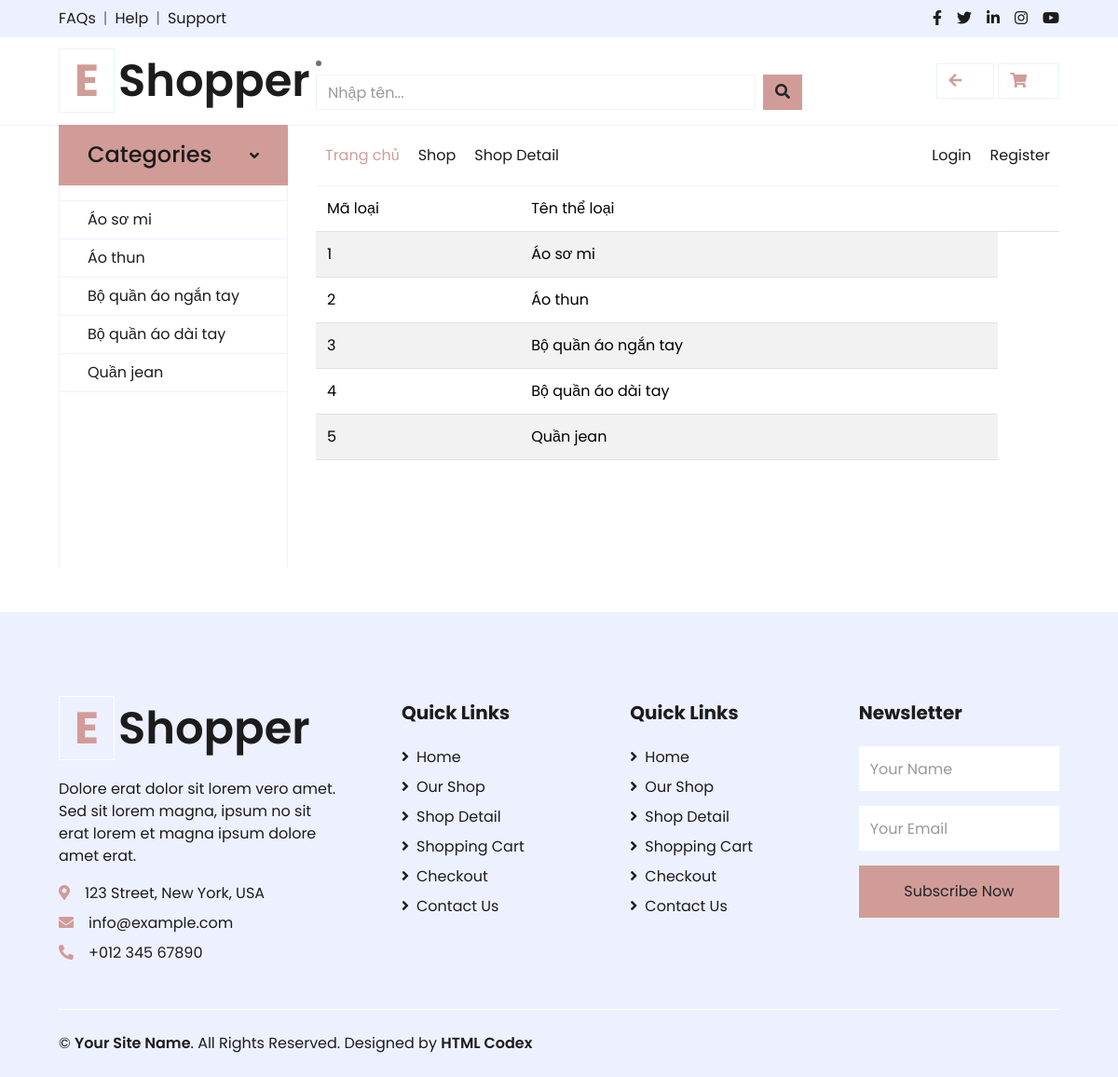
Before: /childfashion/dmloai with the older database file.
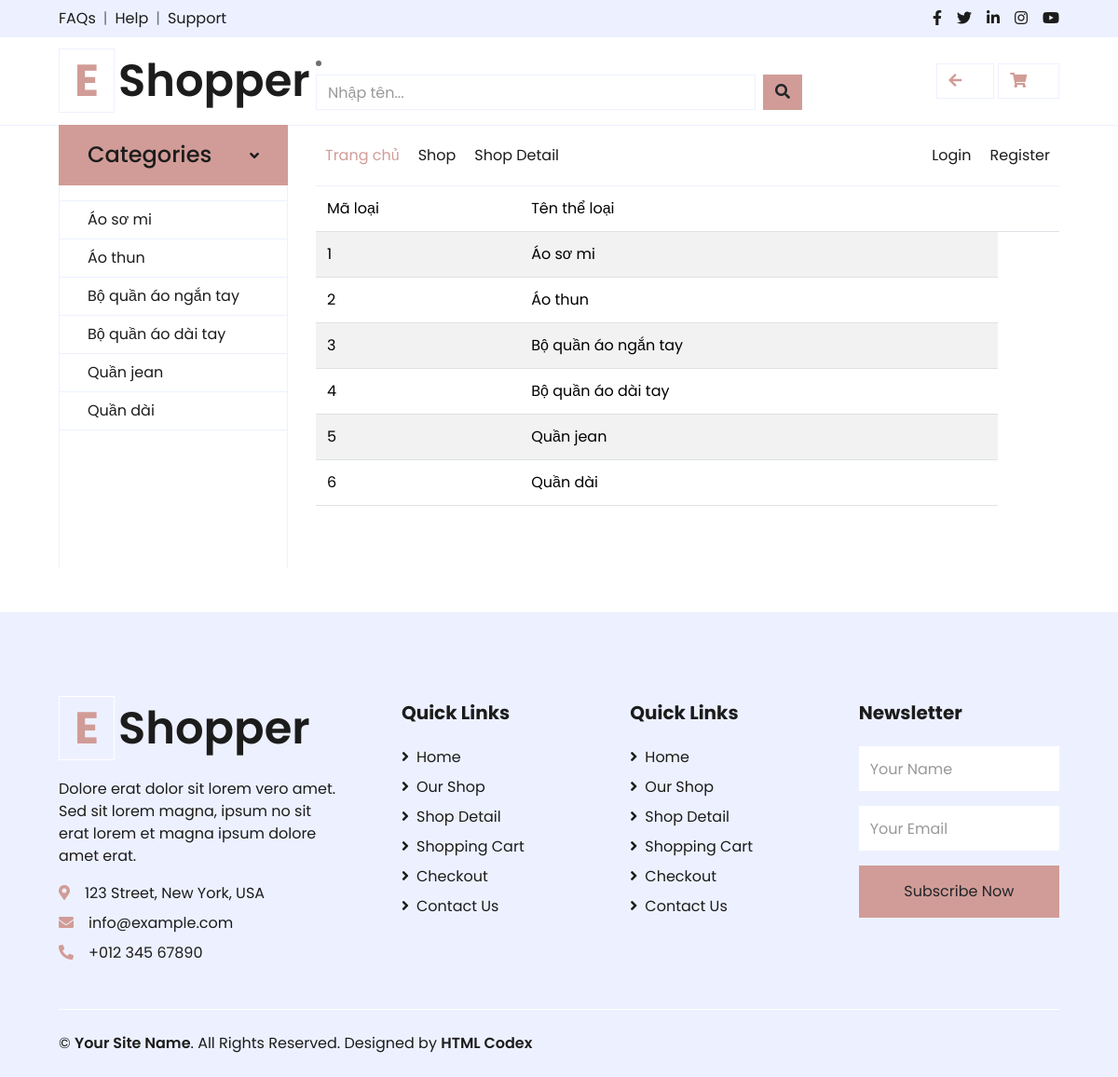
After: the same page with the newer database file.
### childfashion/models.py (models this page shows)
class Loai(models.Model):
    TenLoai = models.CharField(max_length=100)

### childfashion/views.py (the view)
# urls.py: path('dmloai', views.DMLoai, name='dmloai'),
def DMLoai(request):
    data = {
        "DMLoai": Loai.objects.all(),
    }
    return render(request, 'pages/DMLoai.html', data)

### childfashion/context_processors.py (called while the page is built)
def categories(request):
    categories = Loai.objects.all()
    return {
        'categories':categories
    }

### childfashion/templates/pages/DMLoai.html (shortened to what this page needs)
{% extends "page/layout.html" %}
{% block content %}
<table class="table table-striped table-hover">
    <thead class="thead-dark bg-secondary">
        <tr>
            <td>Mã loại</td>
            <td>Tên thể loại</td>
            <td> </td>
        </tr>
    </thead>
    {% for tl in DMLoai %}
    <tr>
        <td>{{tl.id}}</td>
        <td>{{tl.TenLoai}}</td>
    </tr>
    {% endfor %}
</table>
{% endblock %}

### childfashion/templates/page/layout.html (shortened to what the changed rows need)
<!DOCTYPE html>
<html>
<head>
    {% load static %}
    <link rel="stylesheet" href="{% static 'css/bootstrap.min.css' %}" type="text/css">
    <link rel="stylesheet" href="{% static 'css/style.min.css' %}" type="text/css">
    <link href="{% static 'fontawesomefree/css/all.min.css' %}" rel="stylesheet" type="text/css">
    <link rel="stylesheet" href="{% static 'css/style.css' %}" type="text/css">
    <link href="https://cdnjs.cloudflare.com/ajax/libs/font-awesome/5.10.0/css/all.min.css" rel="stylesheet">
    <link href="lib/owlcarousel/assets/owl.carousel.min.css" rel="stylesheet">
</head>
<body>
    <div class="container-fluid">
        <div class="row align-items-center py-3 px-xl-5">
            <div class="col-lg-3 d-none d-lg-block">
                <a href="" class="text-decoration-none">
                    <h1 class="m-0 display-5 font-weight-semi-bold"><span class="text-primary font-weight-bold border px-3 mr-1">E</span>Shopper</h1>
                </a>
            </div>
        </div>
    </div>
    <div class="container-fluid mb-5">
        <div class="row border-top px-xl-5">
            <div class="col-lg-3 d-none d-lg-block">
                <nav class="collapse show navbar navbar-vertical navbar-light align-items-start p-0 border border-top-0 border-bottom-0" id="navbar-vertical">
                    <div class="navbar-nav w-100 overflow-hidden" style="height: 410px">
                        <div class="nav-item dropdown">
                            <a href="#" class="nav-link" data-toggle="dropdown"></a>
                        </div>
                        {% for category in categories %}
                            <a href="/childfashion/category/{{category.id}}" class="nav-item nav-link">{{ category.TenLoai }}</a>
                        {% endfor %}
                    </div>
                </nav>
            </div>
            <div class="col-lg-9">
                {% block content %}
                {% endblock %}
            </div>
        </div>
    </div>
    <div class="container-fluid bg-secondary text-dark mt-5 pt-5">
        <div class="row px-xl-5 pt-5">
            <div class="col-lg-4 col-md-12 mb-5 pr-3 pr-xl-5">
                <a href="" class="text-decoration-none">
                    <h1 class="mb-4 display-5 font-weight-semi-bold"><span class="text-primary font-weight-bold border border-white px-3 mr-1">E</span>Shopper</h1>
                </a>
            </div>
        </div>
    </div>
</body>
</html>

Changed rows visible on the page:
added Loai: TenLoai "Quần dài", id "6"
